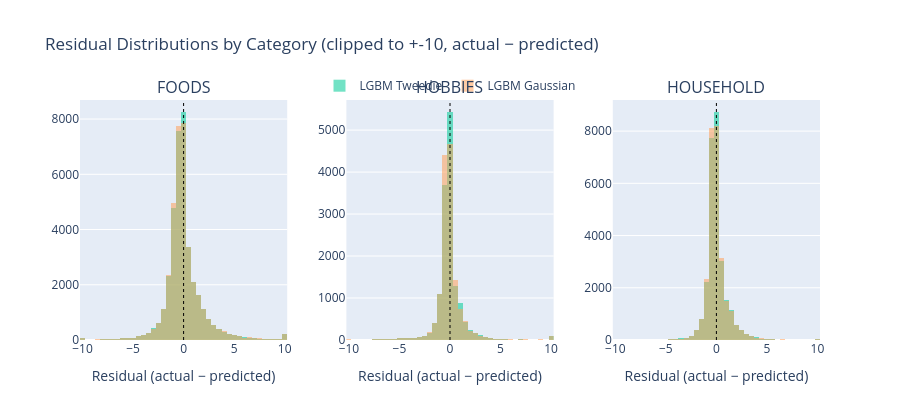

Notebook source saved alongside this figure:
### Markdown cell above
## 6. Residual Distributions

Residuals = actual - predicted.
- **Gaussian bias:** On intermittent items, Gaussian over-predicts zeros — residuals skewed negative.
- **Tweedie:** Residuals more centred around zero, especially in HOBBIES (most zero-inflated).

### Code cell
test_aug["resid_tweedie"]  = test_aug["sales"] - test_aug["y_tweedie"]
test_aug["resid_gaussian"] = test_aug["sales"] - test_aug["y_gaussian"]

# Sample for plot performance
sample = test_aug.sample(n=min(80_000, len(test_aug)), random_state=42)

fig = make_subplots(rows=1, cols=3,
    subplot_titles=["FOODS", "HOBBIES", "HOUSEHOLD"],
    horizontal_spacing=0.08)

shown_resid = set()
for col_idx, cat in enumerate(["FOODS", "HOBBIES", "HOUSEHOLD"], start=1):
    sub = sample[sample["cat_id"] == cat]
    for key, color, dash in [("tweedie", "#00CC96", "solid"),
                              ("gaussian", "#FFA15A", "dash")]:
        resid = sub[f"resid_{key}"].clip(-10, 10)
        show_leg = key not in shown_resid
        shown_resid.add(key)
        fig.add_trace(go.Histogram(
            x=resid, nbinsx=60, opacity=0.55,
            name=f"LGBM {key.capitalize()}",
            marker_color=color,
            legendgroup=key, showlegend=show_leg,
        ), row=1, col=col_idx)
    fig.add_vline(x=0, row=1, col=col_idx,
                  line_dash="dot", line_color="black", line_width=1)

fig.update_layout(
    title="Residual Distributions by Category (clipped to +-10, actual − predicted)",
    barmode="overlay", height=420,
    legend=dict(orientation="h", y=1.12, x=0.5, xanchor="center"),
)
fig.update_xaxes(title_text="Residual (actual − predicted)")
fig.write_html(str(FIGS_DIR / "residual_distributions.html"), include_plotlyjs="cdn")
fig.show()

### Figure 1 — Plotly figure (JSON) as saved in the notebook; plotly's stock layout.template omitted (floating-point values rounded to 4 significant figures; data arrays with more than 128 entries replaced by an {"elided": "..."} marker saying what was removed)
{"data": [{"legendgroup": "tweedie", "marker": {"color": "#00CC96"}, "name": "LGBM Tweedie", "nbinsx": 60, "opacity": 0.55, "showlegend": true, "type": "histogram", "x": {"elided": "37557 float values"}, "xaxis": "x", "yaxis": "y"}, {"legendgroup": "gaussian", "marker": {"color": "#FFA15A"}, "name": "LGBM Gaussian", "nbinsx": 60, "opacity": 0.55, "showlegend": true, "type": "histogram", "x": {"elided": "37557 float values"}, "xaxis": "x", "yaxis": "y"}, {"legendgroup": "tweedie", "marker": {"color": "#00CC96"}, "name": "LGBM Tweedie", "nbinsx": 60, "opacity": 0.55, "showlegend": false, "type": "histogram", "x": {"elided": "14745 float values"}, "xaxis": "x2", "yaxis": "y2"}, {"legendgroup": "gaussian", "marker": {"color": "#FFA15A"}, "name": "LGBM Gaussian", "nbinsx": 60, "opacity": 0.55, "showlegend": false, "type": "histogram", "x": {"elided": "14745 float values"}, "xaxis": "x2", "yaxis": "y2"}, {"legendgroup": "tweedie", "marker": {"color": "#00CC96"}, "name": "LGBM Tweedie", "nbinsx": 60, "opacity": 0.55, "showlegend": false, "type": "histogram", "x": {"elided": "27698 float values"}, "xaxis": "x3", "yaxis": "y3"}, {"legendgroup": "gaussian", "marker": {"color": "#FFA15A"}, "name": "LGBM Gaussian", "nbinsx": 60, "opacity": 0.55, "showlegend": false, "type": "histogram", "x": {"elided": "27698 float values"}, "xaxis": "x3", "yaxis": "y3"}], "layout": {"annotations": [{"font": {"size": 16}, "showarrow": false, "text": "FOODS", "x": 0.14, "xanchor": "center", "xref": "paper", "y": 1, "yanchor": "bottom", "yref": "paper"}, {"font": {"size": 16}, "showarrow": false, "text": "HOBBIES", "x": 0.5, "xanchor": "center", "xref": "paper", "y": 1, "yanchor": "bottom", "yref": "paper"}, {"font": {"size": 16}, "showarrow": false, "text": "HOUSEHOLD", "x": 0.86, "xanchor": "center", "xref": "paper", "y": 1, "yanchor": "bottom", "yref": "paper"}], "barmode": "overlay", "height": 420, "legend": {"orientation": "h", "x": 0.5, "xanchor": "center", "y": 1.12}, "shapes": [{"line": {"color": "black", "dash": "dot", "width": 1}, "type": "line", "x0": 0, "x1": 0, "xref": "x", "y0": 0, "y1": 1, "yref": "y domain"}, {"line": {"color": "black", "dash": "dot", "width": 1}, "type": "line", "x0": 0, "x1": 0, "xref": "x2", "y0": 0, "y1": 1, "yref": "y2 domain"}, {"line": {"color": "black", "dash": "dot", "width": 1}, "type": "line", "x0": 0, "x1": 0, "xref": "x3", "y0": 0, "y1": 1, "yref": "y3 domain"}], "title": {"text": "Residual Distributions by Category (clipped to +-10, actual − predicted)"}, "xaxis": {"anchor": "y", "domain": [0, 0.28], "title": {"text": "Residual (actual − predicted)"}}, "xaxis2": {"anchor": "y2", "domain": [0.36, 0.64], "title": {"text": "Residual (actual − predicted)"}}, "xaxis3": {"anchor": "y3", "domain": [0.72, 1], "title": {"text": "Residual (actual − predicted)"}}, "yaxis": {"anchor": "x", "domain": [0, 1]}, "yaxis2": {"anchor": "x2", "domain": [0, 1]}, "yaxis3": {"anchor": "x3", "domain": [0, 1]}}}
